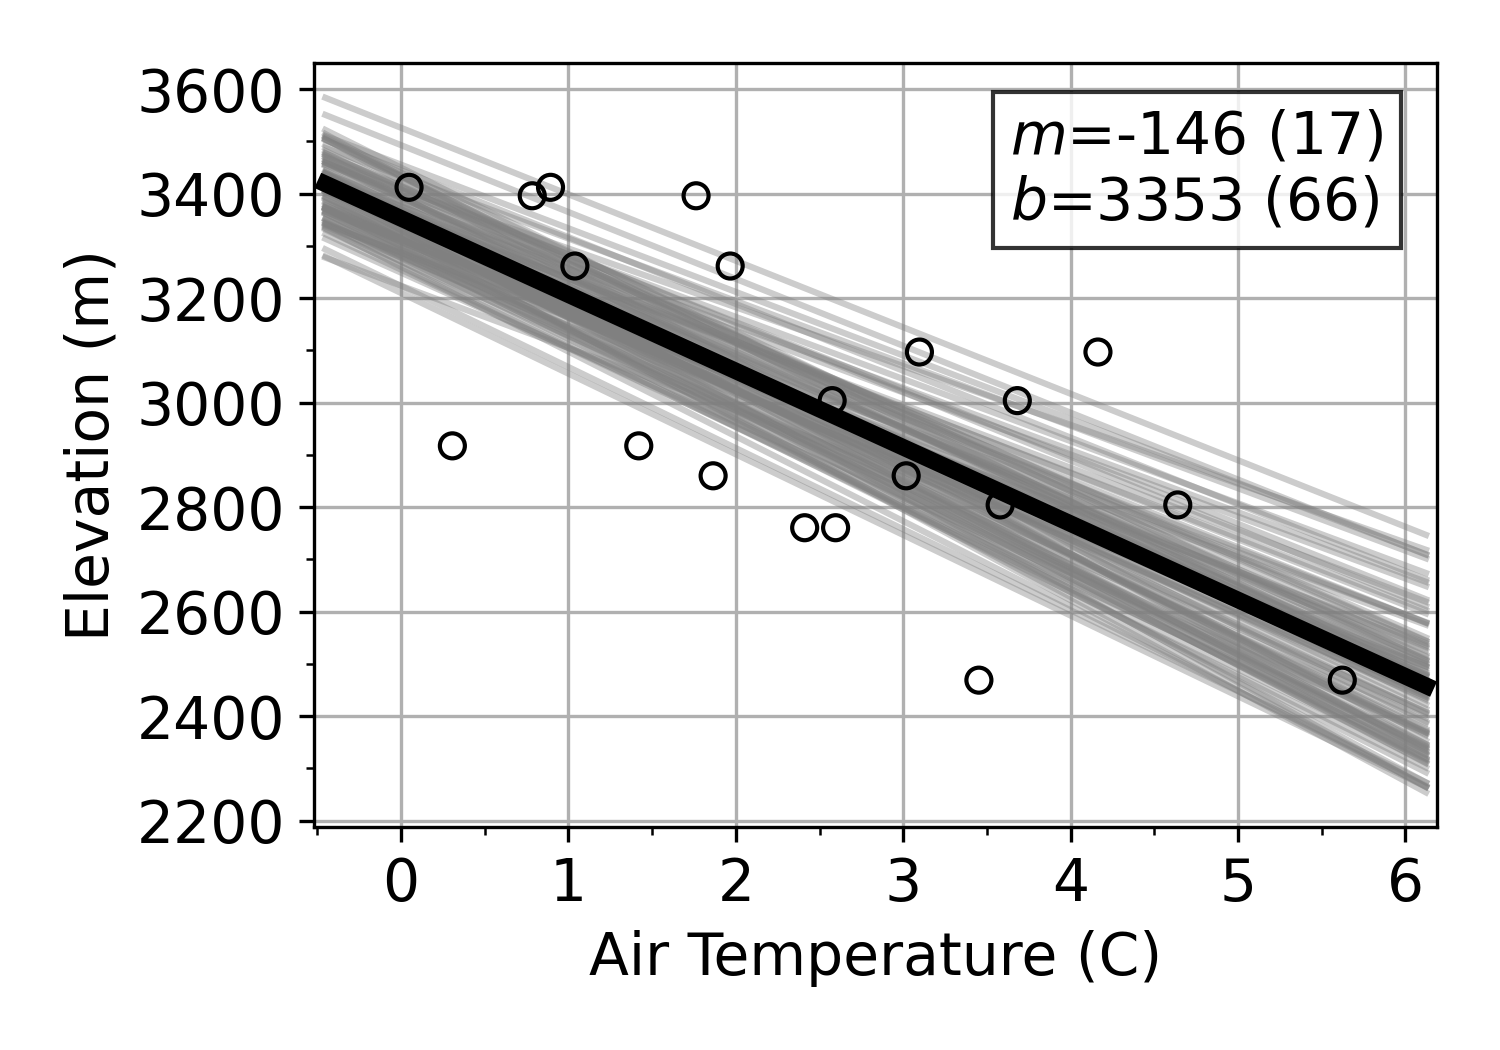

Source code (Python):
import pandas as pd
import numpy as np
from scipy import stats
import calendar

import pdb

import matplotlib.pyplot as plt
from matplotlib.ticker import (MultipleLocator, AutoMinorLocator)
from matplotlib.dates import YearLocator, MonthLocator, DateFormatter
plt.rcParams['font.size']=14

import matplotlib.style as style
style.use('tableau-colorblind10')


#--------------
# Data imports
#--------------
# import the weather station/snotel lat long info
coords = pd.read_excel('WS_lat_long.xlsx', index_col='Location')
coords['Elevation_m'] = coords['Elevation_ft'].copy()/3.28084


# import raw weather station data
dd1 = pd.read_csv('ws_airtemp.csv')
# cleanup
dd1 = dd1[['Location',' Timestamp','Value']].rename(columns={' Timestamp':'Timestamp'})
dd1.index = dd1['Location']
dd1.drop(columns='Location', inplace=True)
dd1.index = [i.split()[0][3:] for i in dd1.index]
dd1['Timestamp'] = pd.to_datetime(dd1['Timestamp'])


# import raw stotel data
dd2 = pd.read_csv('snotel_airtemp.csv')
# cleanup
dd2 = dd2[['Location',' Timestamp','Value']].rename(columns={' Timestamp':'Timestamp'})
dd2.index = dd2['Location']
dd2.drop(columns='Location', inplace=True)
dd2.index = [i.split()[0][3:] for i in dd2.index]
dd2['Timestamp'] = pd.to_datetime(dd2['Timestamp'])


#-----------
# Drop data
#-----------
# Mexican Cut does not look good. Drop it
#coords.drop(index=['Mexican_Cut'], inplace=True)
#dd1.drop(index=['Mexican_Cut'], inplace=True)

# testing without almont, which shows high variance
#coords.drop(index=['Almont'], inplace=True)
#dd1.drop(index=['Almont'], inplace=True)


# combine all data
dd = pd.concat((dd1,dd2))

# add in station elevation
for i in range(len(coords)):
    ee = (coords.iloc[i,-1])
    nn = coords.index[i]
    if nn in dd.index.unique():
        print ('found {}'.format(nn))
        dd.loc[coords.index[i], 'Elevation'] = ee
dd.dropna(how='any', inplace=True)
   

#-------
#QA/QC plots
# combined data
fig, ax = plt.subplots(figsize=(10,8))
for i in range(len(dd.index.unique())):
    station_inds = dd.index == dd.index.unique()[i]
    ax.scatter(dd.loc[station_inds]['Timestamp'], dd.loc[station_inds]['Value'], marker='.', s=5.0, label=dd.index.unique()[i])
    #ax.scatter(dd['Value'], dd['Elevation'])
ax.set_ylabel('Temperature (C)')
ax.set_xlabel('Date')
ax.legend()
plt.show()


# seperate subplots
fig, ax = plt.subplots(ncols=2, nrows=np.ceil(len(dd.index.unique())/2).astype(int), figsize=(10,10))
for i in range(len(dd.index.unique())):
    r = i//2
    c = i%2
    station_inds = dd.index == dd.index.unique()[i]
    ax[r,c].scatter(dd.loc[station_inds]['Timestamp'], dd.loc[station_inds]['Value'], marker='.', s=5.0, label=dd.index.unique()[i])
    ax[r,c].set_title(dd.index.unique()[i])
fig.tight_layout()
plt.show()



#---------------
# Data clipping
#---------------
yrs_to_use = [2018, 2019]
keep_inds = []
for t in dd['Timestamp']:
    if t.year in yrs_to_use:
        keep_inds.append(True)
    else:
        keep_inds.append(False)

dd = dd[keep_inds]


# Replot
fig, ax = plt.subplots(ncols=2, nrows=np.ceil(len(dd.index.unique())/2).astype(int), figsize=(10,10))
for i in range(len(dd.index.unique())):
    r = i//2
    c = i%2
    station_inds = dd.index == dd.index.unique()[i]
    temps = dd.loc[station_inds]['Value']
    ax[r,c].scatter(dd.loc[station_inds]['Timestamp'], temps, marker='.', s=5.0, label=dd.index.unique()[i])
    # add average line
    ax[r,c].axhline(temps.mean(), linestyle='--', color='grey')
    # cleanup
    ax[r,c].set_title(dd.index.unique()[i])
    ax[r,c].xaxis.set_major_locator(YearLocator())
    ax[r,c].xaxis.set_major_formatter(DateFormatter('%Y'))
    ax[r,c].set_ylim(-25, 25)
    ax[r,c].yaxis.set_major_locator(MultipleLocator(10))
    ax[r,c].yaxis.set_minor_locator(MultipleLocator(5))
ax[2,0].set_ylabel('Temperature (C)')
fig.tight_layout()
plt.show()






#---------
# Montly analysis
#---------
# monthly average dataframe
df_month = []
hh = []
ee = []
for i in range(len(dd.index.unique())):
    station_inds = dd.index == dd.index.unique()[i]
    month_avg = dd[station_inds].groupby(pd.Grouper(key='Timestamp',freq='1M')).mean()
    df_month.append(month_avg['Value'])
    hh.append(dd.index.unique()[i])
    ee.append(coords.loc[dd.index.unique()[i], 'Elevation_m'])
df_month = pd.concat((df_month),axis=1)
df_month.columns = hh


# find equation for best fit line
m = []
intr = []
for i in range(len(df_month)):
    x = df_month.iloc[i,:].to_numpy()
    y = np.array(ee)
    slope, intercept, r_value, p_value, std_err = stats.linregress(x,y)
    m.append(slope)
    intr.append(intercept)


# Plots for each month
fig, ax = plt.subplots(ncols=4, nrows=3, figsize=(12,10))
fig.subplots_adjust(wspace=0.3,hspace=0.3, left=0.08, right=0.98, top=0.95)
mnt_labs = [calendar.month_abbr[i] for i in range(1,13)]
for i in range(24):
    r,c = (i%12)//4, (i%12)%4
    # plot temp versus elevation
    ax[r,c].scatter(df_month.iloc[i,:], ee)
    ax[r,c].set_title('{}'.format(mnt_labs[i%12]))
    lm = ax[r,c].get_xlim()
    # some best fit lines
    xx = np.arange(-40, 40)
    yy = m[i]*xx + intr[i]
    ax[r,c].plot(xx,yy, linestyle='--', label=df_month.index[i].year)
    if i < 12:
        ax[r,c].text(0.8, 0.9, 'm={:.1f}\nb={:.1f}'.format(m[i],intr[i]), horizontalalignment='center', verticalalignment='center', 
                     transform=ax[r,c].transAxes, bbox=dict(facecolor='white', edgecolor='white', alpha=0.5))
    else:
        ax[r,c].text(0.8, 0.7, 'm={:.1f}\nb={:.1f}'.format(m[i],intr[i]), horizontalalignment='center', verticalalignment='center', 
                     transform=ax[r,c].transAxes, bbox=dict(facecolor='white', edgecolor='white', alpha=0.5))
    # clean up
    ax[r,c].set_xlim(lm[0]-2, lm[1]+2)
    ax[r,c].set_ylim(min(ee)*0.95, max(ee)*1.05)
#ax[1,0].set_ylabel('Elevation (m)')
ax[0,0].legend()
fig.text(0.5, 0.04, 'Temperature (C)', ha='center')
fig.text(0.01, 0.5, 'Elevation (m)', va='center', rotation='vertical')
plt.show()




#------
# Yearly Mean Ana
# Treat each year seperate

# test dropping january and december
#months_not = [12, 1]
#keep_inds = []
#for t in dd['Timestamp']:
#    if t.month in months_not:
#        keep_inds.append(False)
#    else:
#        keep_inds.append(True)
#dd = dd[keep_inds]



# Summarize yearly temperatures and take stats
df_yr = []
hh = []
ee = []
#pdb.set_trace()
for i in range(len(dd.index.unique())):
    station_inds = dd.index == dd.index.unique()[i]
    yr_avg = dd[station_inds].groupby(pd.Grouper(key='Timestamp',freq='1Y')).mean()
    df_yr.append(yr_avg['Value'])
    hh.append(dd.index.unique()[i])
    ee.append(coords.loc[dd.index.unique()[i], 'Elevation_m'])
df_yr = pd.concat((df_yr),axis=1)
df_yr.columns = hh


# find equation of best-fit line
m = []
intr = []
rval = []
for i in range(len(df_yr)):
    x = df_yr.iloc[i,:].to_numpy()
    y = np.array(ee)
    slope, intercept, r_value, p_value, std_err = stats.linregress(x,y)
    m.append(slope)
    intr.append(intercept)
    rval.append(r_value)


#-----
# Combine all years into single statistic
# combine the dataframes
x = df_yr.to_numpy().ravel()
#x = df_yr.to_numpy().ravel() - 1
y = np.array(ee*len(df_yr.index.year))
m, intr, r_value, p_value, std_err = stats.linregress(x,y)


fig, ax = plt.subplots(ncols=1, nrows=1, figsize=(6,5))
xlm = []
for i in range(len(df_yr)):
    # plot temp versus elevation
    ax.scatter(df_yr.iloc[i,:], ee)
# some best fit lines
xx = np.arange(-20, 40)
yy = m*xx + intr
ax.plot(xx,yy, color='black', linestyle='--')
ax.text(0.7, 0.9, 'slope={:.2f}\nintercept={:.2f}\nR2={:.2f}'.format(m,intr,r_value**2), horizontalalignment='left', verticalalignment='center', 
        transform=ax.transAxes, bbox=dict(facecolor='white', edgecolor='grey', alpha=0.5))
# clean up
ax.set_xlim(x.min()-1, x.max()+x.max()*0.1)
ax.set_ylim(min(ee)*0.95, max(ee)*1.05)
ax.set_xlabel('Air Temperature (C)')
ax.set_ylabel('Elevation (m)')
# add some bands
xbd = np.linspace(ax.get_xlim()[0], ax.get_xlim()[1], 20)
ax.fill_between(x=xbd, y1=np.ones(len(xbd))*2750, y2=np.ones(len(xbd))*2790, color='grey', alpha=0.3)
ax.fill_between(x=xbd, y1=np.ones(len(xbd))*2790, y2=np.ones(len(xbd))*2935, color='grey', alpha=0.3)
plt.show()






#----------
# MCMC
#----------
import pymc3 as pm
import seaborn as sb
import theano
import theano.tensor as tt
#from theano import as_op
from theano.compile.ops import as_op
import os
import arviz as az
from pymc3 import plot_posterior_predictive_glm



with pm.Model() as mod:  # model specifications in PyMC3 are wrapped in a with-statement
    # Define priors
    s = pm.HalfCauchy("y_sigma", beta=10, testval=1.0)
    m = pm.Normal("slope", mu=-153.0, sigma=20)
    b = pm.Normal("intercept", mu=3000.0, sigma=600)

    # Define likelihood
    likelihood = pm.Normal("y", mu = b+m*x, sigma=s, observed=y)
    #likelihood = pm.Normal("y", mu = b+m*x, sigma=y*0.05, observed=y)

    # Inference!
    # draw 3000 posterior samples using NUTS sampling
    trace = pm.sample(tune=1000, draws=10000, return_inferencedata=True)

    post_pred = pm.sample_posterior_predictive(trace, samples=1000, random_seed=123423)


trace_summary = az.summary(trace, round_to=6)
print (trace_summary)

# traceplot
az.plot_trace(trace)
plt.show()



# simulate ensemble of lines
xx = np.linspace(x.min()-0.5, x.max()+0.5, 500)
m_bf = trace_summary.loc['slope','mean']
m_sd = trace_summary.loc['slope','sd']*1
b_bf = trace_summary.loc['intercept','mean']
b_sd = trace_summary.loc['intercept','sd']*1
y_bf = m_bf*xx + b_bf



# Plot
fig, ax = plt.subplots(figsize=(5,3.5))
#fig.subplots_adjust(top=0.98, bottom=0.15, left=0.15)
ax.plot(xx, y_bf, color='black', linewidth=4, zorder=9, label='best-fit line')
# simulate 100 new lines that are within 1 sigma
mrand = np.random.normal(m_bf, m_sd, 100)
brand = np.random.normal(b_bf, b_sd, 100)
for i in range(len(mrand)):
    ax.plot(xx, mrand[i]*xx + brand[i], color='grey', alpha=0.4)

# Add in observations
ax.scatter(x, y, zorder=10, facecolors='none', edgecolors='black')
ax.set_xlabel('Air Temperature (C)')
ax.set_ylabel('Elevation (m)')

ax.text(0.62, 0.86, '$\it{{m}}$={:.0f} ({:.0f})\n$\it{{b}}$={:.0f} ({:.0f})'.format(m_bf, m_sd, b_bf, b_sd), horizontalalignment='left', verticalalignment='center', 
        transform=ax.transAxes, bbox=dict(facecolor='white', edgecolor='black', alpha=0.8))
ax.yaxis.set_major_locator(MultipleLocator(200))
ax.yaxis.set_minor_locator(MultipleLocator(100))
ax.xaxis.set_major_locator(MultipleLocator(1))
ax.xaxis.set_minor_locator(MultipleLocator(0.5))
ax.margins(x=0.01)
ax.grid()
fig.tight_layout()
plt.savefig('lapse_rate_mcmc.png', dpi=300)
plt.savefig('lapse_rate_mcmc.svg', format='svg')
plt.show()















